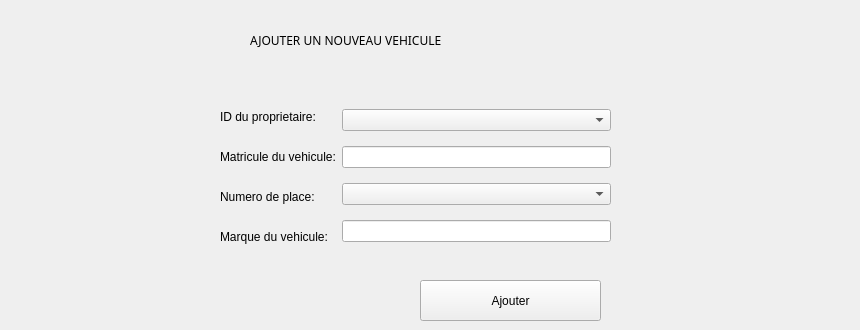
   <widget class="QWidget" name="ajouterVehicule">
    <property name="styleSheet">
     <string notr="true"/>
    </property>
    <widget class="QPushButton" name="ajouter">
     <property name="geometry">
      <rect>
       <x>420</x>
       <y>280</y>
       <width>181</width>
       <height>41</height>
      </rect>
     </property>
     <property name="text">
      <string>Ajouter</string>
     </property>
    </widget>
    <widget class="QLabel" name="label_14">
     <property name="geometry">
      <rect>
       <x>620</x>
       <y>150</y>
       <width>221</width>
       <height>16</height>
      </rect>
     </property>
     <property name="text">
      <string/>
     </property>
    </widget>
    <widget class="QLabel" name="label_34">
     <property name="geometry">
      <rect>
       <x>620</x>
       <y>110</y>
       <width>221</width>
       <height>16</height>
      </rect>
     </property>
     <property name="text">
      <string/>
     </property>
    </widget>
    <widget class="QLabel" name="label_35">
     <property name="geometry">
      <rect>
       <x>250</x>
       <y>20</y>
       <width>321</width>
       <height>41</height>
      </rect>
     </property>
     <property name="font">
      <font>
       <family>Kozuka Gothic Pr6N B</family>
      </font>
     </property>
     <property name="text">
      <string>AJOUTER UN NOUVEAU VEHICULE</string>
     </property>
    </widget>
    <widget class="QWidget" name="layoutWidget">
     <property name="geometry">
      <rect>
       <x>220</x>
       <y>100</y>
       <width>391</width>
       <height>154</height>
      </rect>
     </property>
     <layout class="QHBoxLayout" name="horizontalLayout_2">
      <item>
       <layout class="QVBoxLayout" name="verticalLayout_5">
        <item>
         <widget class="QLabel" name="label_36">
          <property name="text">
           <string>ID du proprietaire:</string>
          </property>
         </widget>
        </item>
        <item>
         <widget class="QLabel" name="label_37">
          <property name="text">
           <string>Matricule du vehicule:</string>
          </property>
         </widget>
        </item>
        <item>
         <widget class="QLabel" name="label_38">
          <property name="text">
           <string>Numero de place:</string>
          </property>
         </widget>
        </item>
        <item>
         <widget class="QLabel" name="label_11">
          <property name="text">
           <string>Marque du vehicule:</string>
          </property>
         </widget>
        </item>
       </layout>
      </item>
      <item>
       <layout class="QVBoxLayout" name="verticalLayout_6">
        <item>
         <widget class="QComboBox" name="comboBox_id"/>
        </item>
        <item>
         <widget class="QLineEdit" name="lineEdit_23"/>
        </item>
        <item>
         <widget class="QComboBox" name="comboBox_numeroPlace">
          <property name="styleSheet">
           <string notr="true">min-width: 6em;</string>
          </property>
         </widget>
        </item>
        <item>
         <widget class="QLineEdit" name="lineEdit"/>
        </item>
       </layout>
      </item>
     </layout>
    </widget>
    <widget class="QLabel" name="label_3">
     <property name="geometry">
      <rect>
       <x>620</x>
       <y>190</y>
       <width>231</width>
       <height>20</height>
      </rect>
     </property>
     <property name="text">
      <string/>
     </property>
    </widget>
    <zorder>layoutWidget</zorder>
    <zorder>ajouter</zorder>
    <zorder>label_35</zorder>
    <zorder>label_14</zorder>
    <zorder>label_34</zorder>
    <zorder>label_3</zorder>
   </widget>
